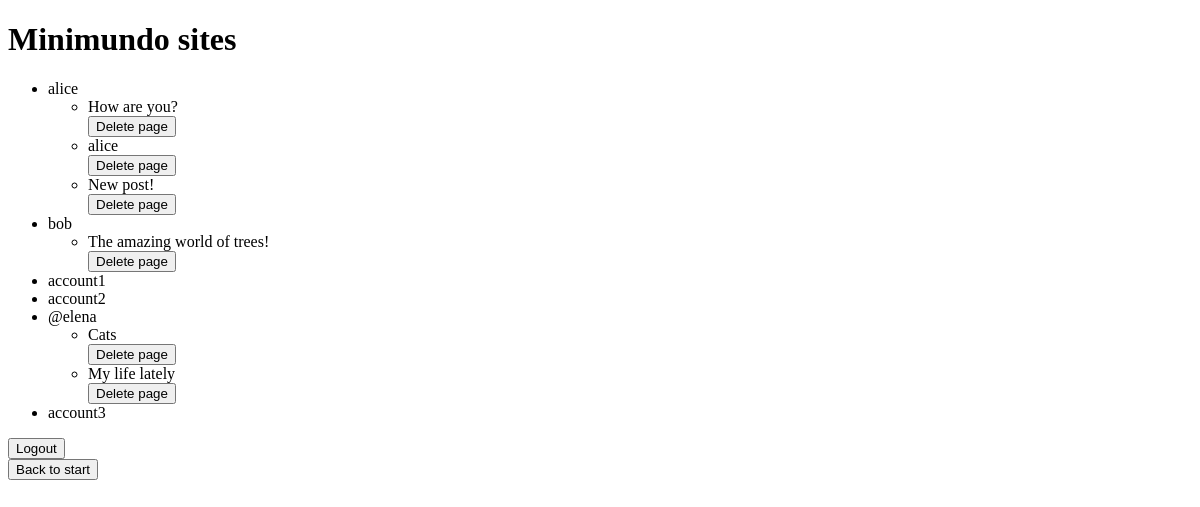
Page /homePage/admin/ on the earlier database version.
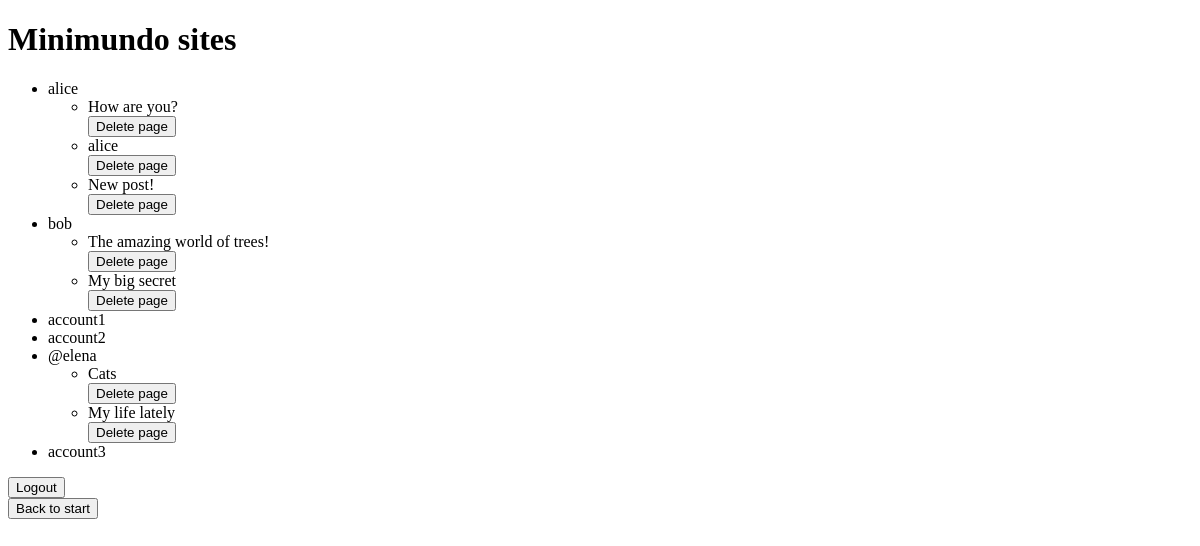
Same page on the later database version.
### pages/models.py (models this page shows)
class minipage(models.Model):
	owner = models.ForeignKey(User, on_delete=models.CASCADE)
	name = models.CharField(max_length=200, unique=True)
	content = models.TextField()
	class Meta:
		db_table = 'minipage'

### pages/views.py (the view)
# urls.py: path('homePage/admin/', adminPage, name='admin'), # #5.3 comment out this line
def adminPage(request):
	users = User.objects.filter(is_superuser = False)
	user_pages = {}
	for u in users:
		user_pages[u] = minipage.objects.filter(owner = u)
	return render(request, 'pages/admin.html', {'users': user_pages})

### pages/templates/pages/admin.html (shortened to what this page needs)
<!DOCTYPE html>
<html>
    <head>
    </head>
    <body>
        <h1>Minimundo sites</h1>
        <ul>
            {% for user, pages in users.items %}
            <li> {{user.username}} </li>
            <ul>
                {% for page in pages %}
                <li> {{page.name}}
                <form action="/pages/{{page.name|urlencode}}/delete/" method="post">
                <button type="submit">Delete page</button>
                </form>
                </li>
                {% endfor %}
            </ul>
            {% endfor %}
        </ul>
    <form action='/logout/' method="POST">
          <input type="submit" value="Logout"/>
    </form>
    <a href='/'> <button>Back to start</button> </a>
    </body>
</html>

Differences in the rows shown:
added minipage: name "My big secret"
